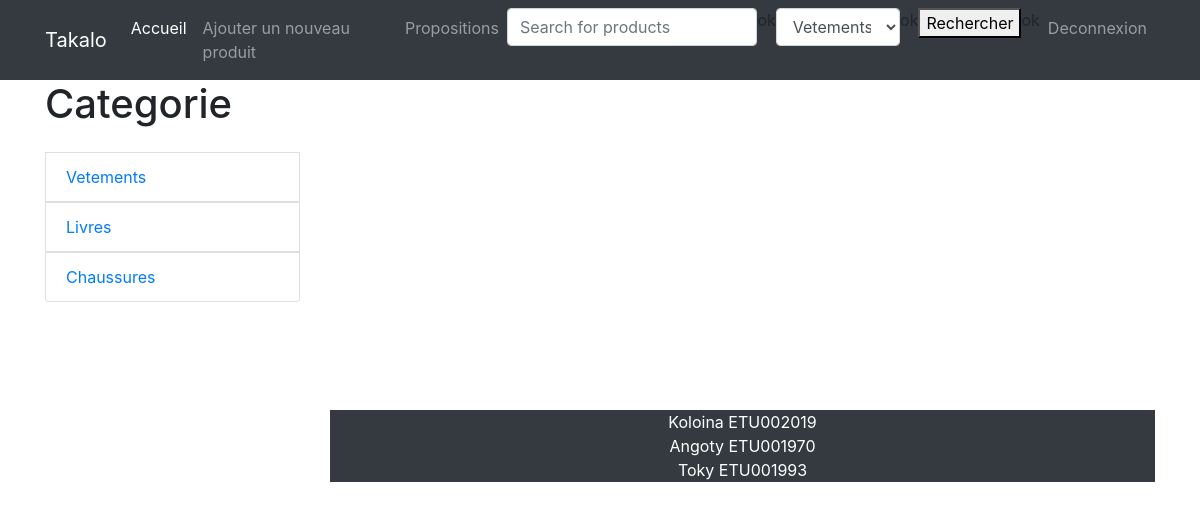
The app's page /index.php/head/accueil with its own data.
### tables this page shows
CREATE TABLE Categorie(
    idCategorie INTEGER PRIMARY KEY AUTO_INCREMENT NOT NULL,
    categorie VARCHAR(20)
);

### application/controllers/Head.php (called while the page is built, shortened)
<?php
class Head extends CI_Controller {
    public function accueil(){
        $this->load->model('Categorie');
           $this->load->model('objets_models');
            $data=array();
            $data['categ']= $this->Categorie->liste_categ();
            $data['product']= $this->objets_models->getMyProducts($_SESSION['idUser']);
            $this->load->helper('url');
            $this->load->view('pages/accueil',$data);
    }
}

### index.php (called while the page is built, shortened)
<?php
require_once BASEPATH.'core/CodeIgniter.php';

### application/models/Categorie.php (called while the page is built, shortened)
<?php
class Categorie extends CI_Model
{
    public function liste_categ()
    {
        $query= $this->db->query('SELECT * FROM Categorie');
        $data=array();
        foreach($query->result_array() as $row){
            array_push($data,$row);
        }
        return $data;
    }
}

### application/views/pages/accueil.php (the view, shortened to what this page needs)
<!DOCTYPE html>
<html lang="en">
<head>
  <link href="vendor/bootstrap/css/bootstrap.min.css" rel="stylesheet">
  <link href="css/shop-homepage.css" rel="stylesheet">
</head>
<body>
  <div class="container">
    <div class="row">
      <div class="col-lg-3">
        <h1 class="my-4">Categorie</h1>
        <div class="list-group">
            <?php for($i=0; $i<count($categ); $i++){ ?>
                <a href="<?php echo site_url('Content/get_categ/'.$categ[$i]['idCategorie']) ;?>" class="list-group-item"><?php echo $categ[$i]['categorie'] ?></a>
            <?php } ?>
        </div>
      </div>
      <div class="col-lg-9">
        <div id="carouselExampleIndicators" class="carousel slide my-4" data-ride="carousel">
          <ol class="carousel-indicators">
          </ol>
        </div>
</body>
</html>

### assets/css/shop-homepage.css (style rules this page uses)
body { padding-top: 56px; }

### records on screen
categorie: categorie "Vetements"
categorie: categorie "Livres"
categorie: categorie "Chaussures"

### other values on screen
form field idCateg "Vetements"
